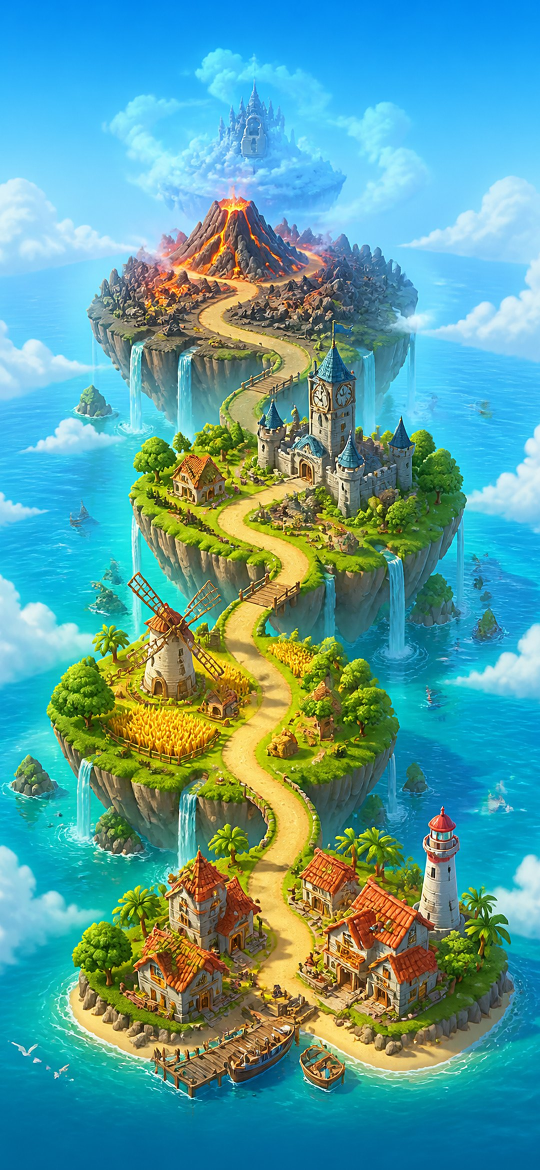
#> input picture Assets/_Project/Resources/UI/bg_world_map.jpg, 1080 x 2340 px, found by its file name (shown at 1/2 size)
$ python -i repaint_atlases.py   (imports and definitions only)
#> lines starting #> are read from the running program, lines starting #| are printed output that depends on the picture
"""Season 1 kingdom look: repaint the realistic building atlases' cells with graded CC0 Poly Haven surfaces.

Usage: python3 repaint_atlases.py <polyhaven_dl_dir> <original_atlas_dir>
Layouts come from each building's cells.json. UVs are unchanged; only the cell pixels are replaced.
"""
import json, os, sys
from PIL import Image, ImageEnhance

DL, ORIG = sys.argv[1], sys.argv[2]
ROOT = os.path.join(os.path.dirname(__file__), '../../../Assets/_Project/Models/Realistic/Buildings')
SRC_M = 2.0  # metres covered by one Poly Haven 1k texture (approx.)

def graded(name, sat=1.2, bri=1.0, con=1.08, tint=(1, 1, 1)):
#> called with sat = 1.2, bri = 1, con = 1.08, tint = (1, 1, 1)
    im = Image.open(os.path.join(DL, name)).convert('RGB')
#> im is the input picture: PIL image 1080x2340 RGB; mean R, G, B 91.1, 158, 156.1
    im = ImageEnhance.Contrast(im).enhance(con); im = ImageEnhance.Color(im).enhance(sat); im = ImageEnhance.Brightness(im).enhance(bri)
#> after `im = ImageEnhance.Color(im).enhance(sat)`:
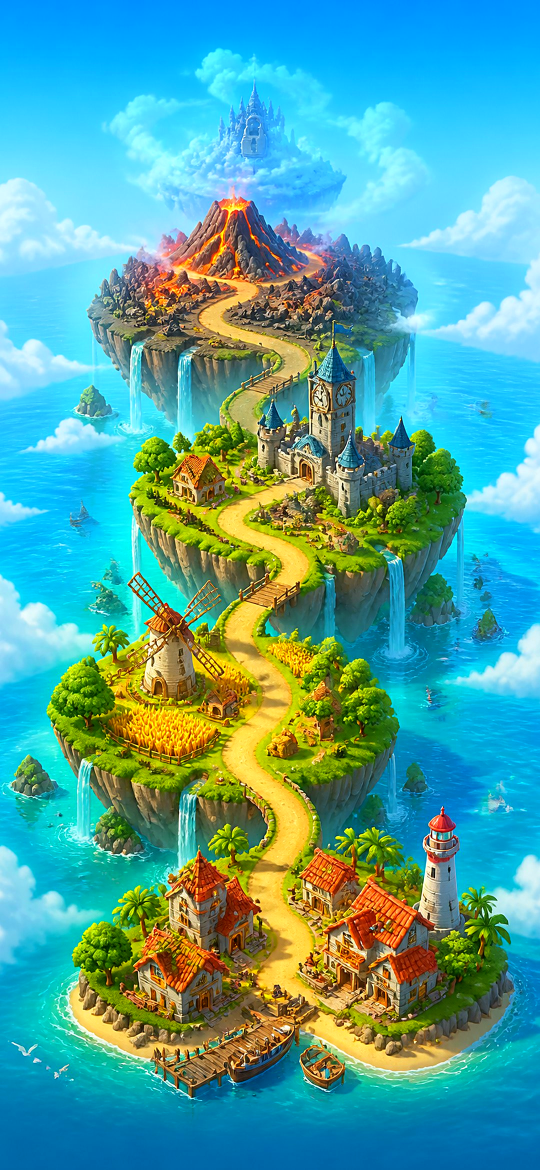
#> im: PIL image 1080x2340 RGB (shown at 1/2 size); mean R, G, B 82.3, 163, 157.4
    r, g, b = im.split()
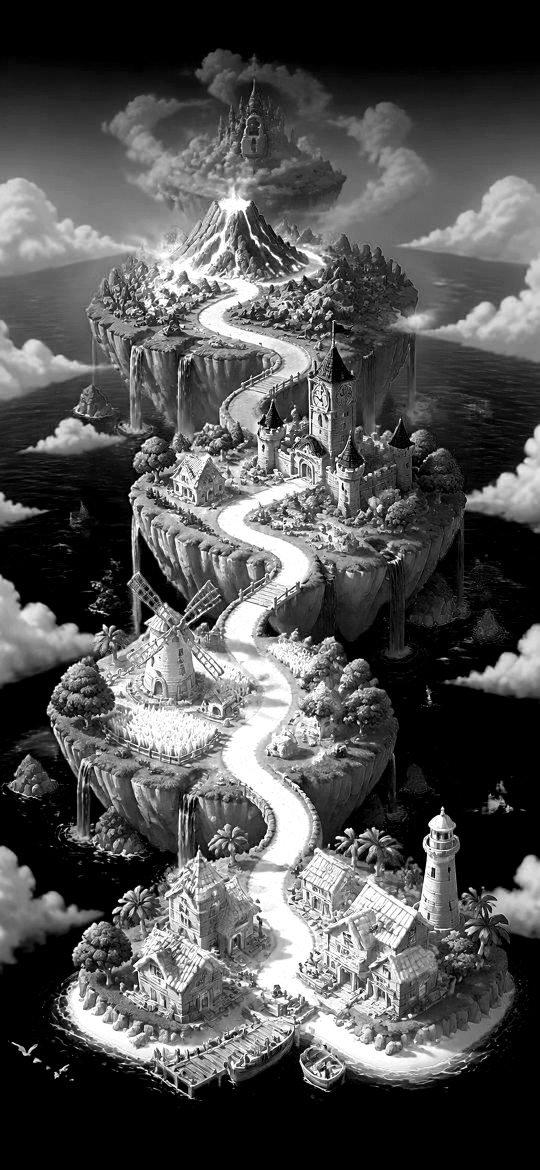
#> r: PIL image 1080x2340 L (shown at 1/2 size); min 0, max 255, mean 82.3
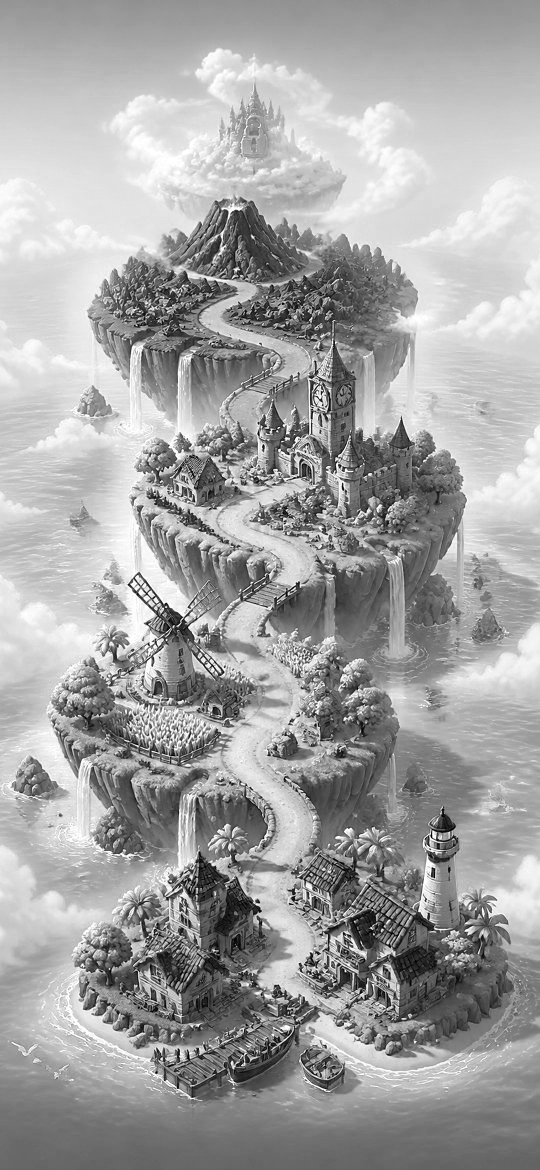
#> g: PIL image 1080x2340 L (shown at 1/2 size); min 0, max 255, mean 163
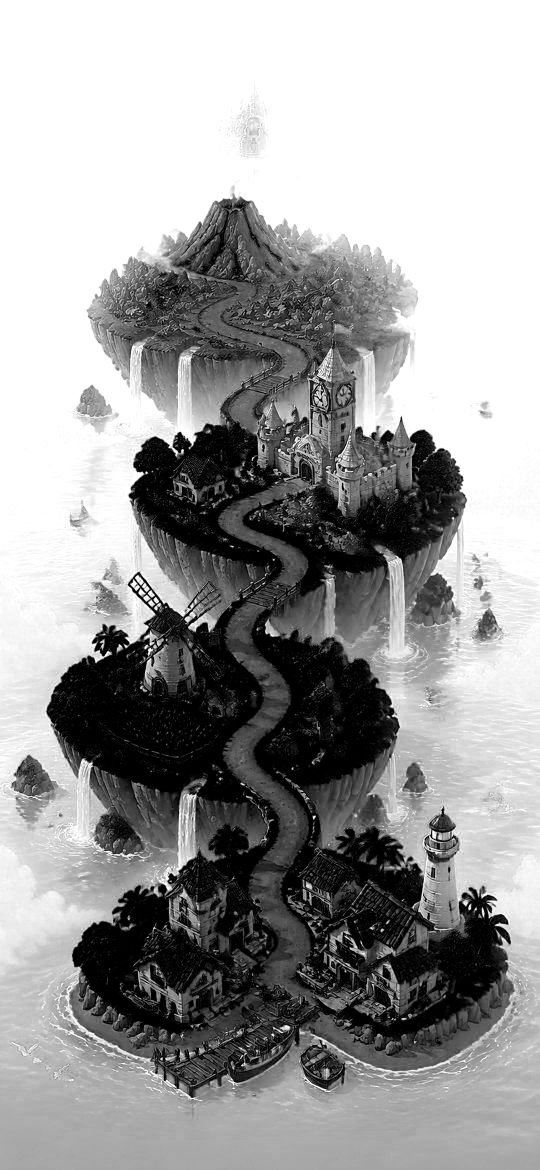
#> b: PIL image 1080x2340 L (shown at 1/2 size); min 0, max 255, mean 157.4
    r = r.point(lambda v: min(255, int(v * tint[0]))); g = g.point(lambda v: min(255, int(v * tint[1]))); b = b.point(lambda v: min(255, int(v * tint[2])))
    return Image.merge('RGB', (r, g, b))

S = {
    'brick':  lambda: graded('red_brick_03.jpg', 1.25, 1.05, 1.1, (1.08, 0.92, 0.88)),
    'stone':  lambda: graded('castle_wall_varriation.jpg', 0.9, 1.1, 1.12, (0.98, 1.0, 1.05)),
    'slate':  lambda: graded('castle_wall_slates.jpg', 0.9, 1.1, 1.1),
    'blocks': lambda: graded('medieval_blocks_02.jpg', 0.9, 1.1, 1.1),
    'wood':   lambda: graded('brown_planks_03.jpg', 1.3, 1.0, 1.12, (1.1, 0.9, 0.72)),
    'beam':   lambda: graded('weathered_planks.jpg', 1.3, 0.95, 1.12, (1.1, 0.88, 0.7)),
    'roof':   lambda: graded('clay_roof_tiles_02.jpg', 0.9, 0.88, 1.15, (1.08, 0.62, 0.55)),
    'rock':   lambda: graded('rock_face_03.jpg', 0.85, 1.05, 1.1),
}
PLAN = {
    'Bld_Bakery':    {'Sandstone': 'brick', 'Sandstone2': 'blocks', 'SandDressed': 'blocks', 'WoodBeam': 'beam', 'WoodPlank': 'wood', 'Terracotta': 'roof', 'Granite': 'rock'},
    'Bld_Townhouse': {'Sandstone': 'slate', 'Sandstone2': 'blocks', 'SandDressed': 'blocks', 'WoodBeam': 'beam', 'WoodPlank': 'wood', 'Terracotta': 'roof', 'Granite': 'rock'},
    'Kit_RealStall': {'Sandstone': 'brick', 'SandDressed': 'blocks', 'WoodBeam': 'beam', 'WoodPlank': 'wood', 'Terracotta': 'roof', 'Granite': 'rock'},
    'RealCastle':    {'Sandstone': 'stone', 'Sandstone2': 'blocks', 'SandDressed': 'blocks', 'WoodBeam': 'beam', 'WoodPlank': 'wood', 'Terracotta': 'roof', 'Granite': 'rock', 'Rock': 'rock'},
}
# [15 lines not run here, left out]

>>> result = graded('../../../Assets/_Project/Resources/UI/bg_world_map.jpg')

$ run again, on Assets/_Project/Resources/UI/gem.png
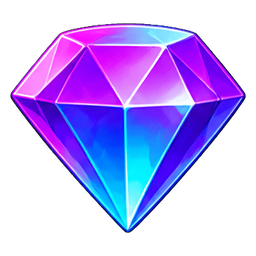
#> input picture Assets/_Project/Resources/UI/gem.png, 256 x 256 px, found by its file name
#> in graded, `im = ImageEnhance.Color(im).enhance(sat)`:
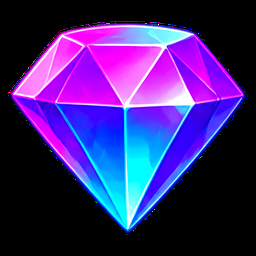
#> im: PIL image 256x256 RGB; mean R, G, B 60.8, 37.4, 116.7
#> in graded, `r, g, b = im.split()`:
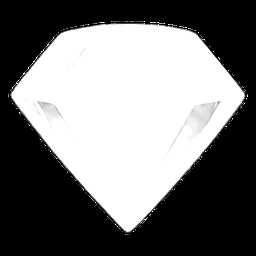
#> b: PIL image 256x256 L; min 0, max 255, mean 116.7
